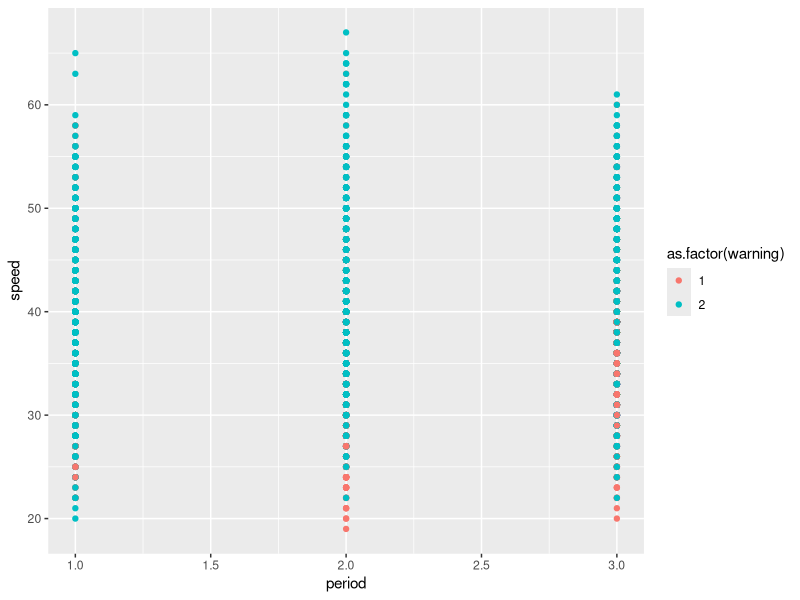
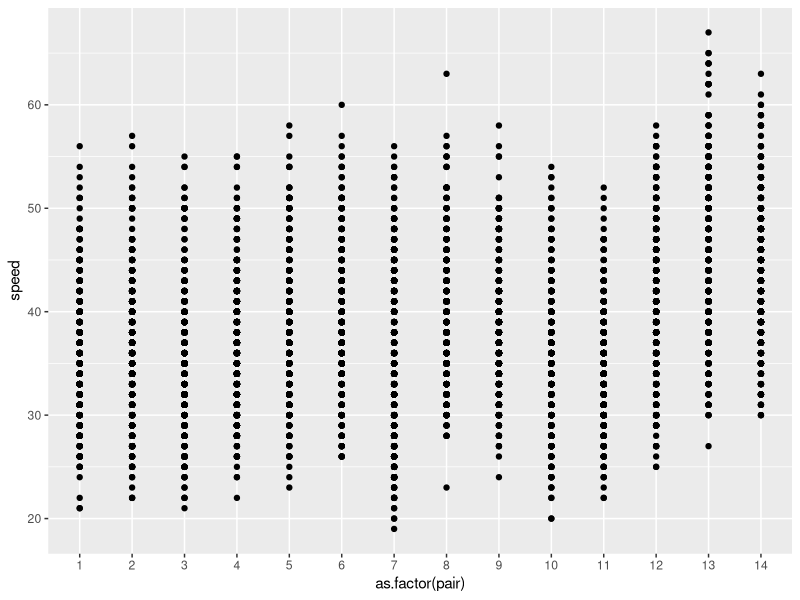
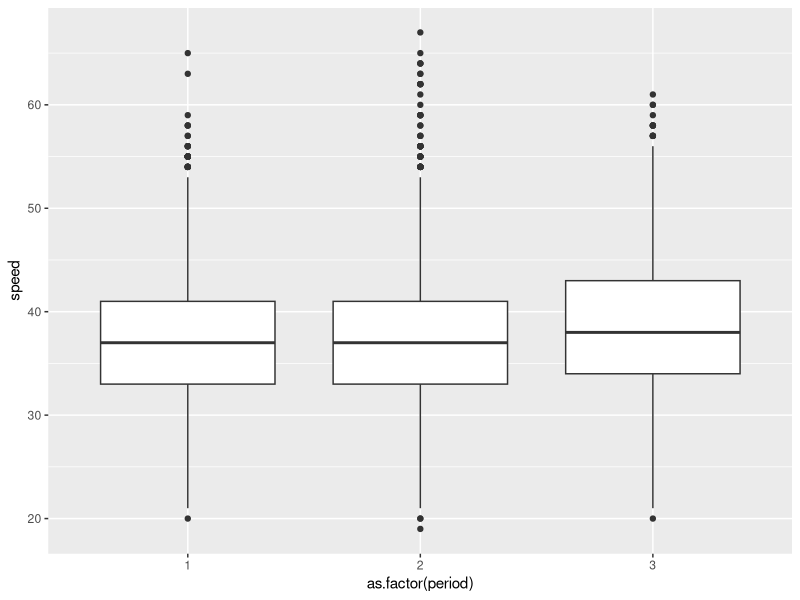
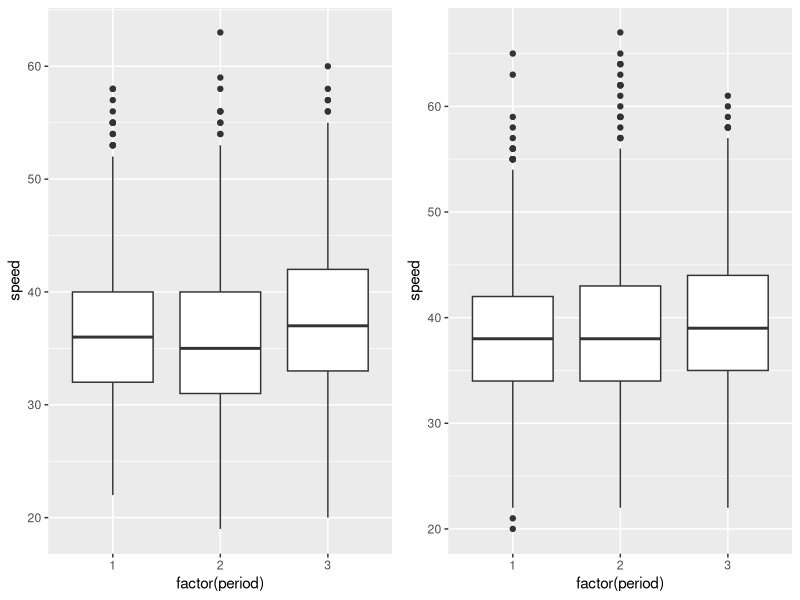
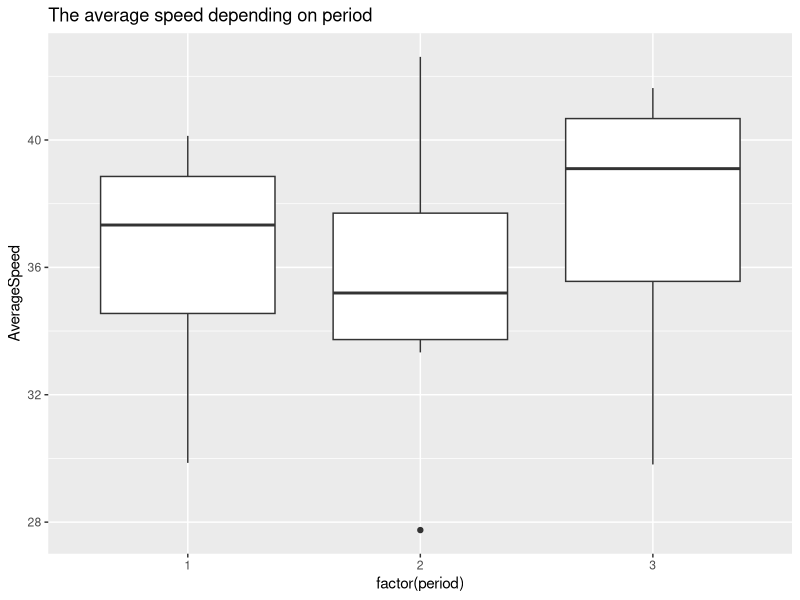

R code for these plots, in order: (Note: this script raises an error after producing the figures.)
### Stats with R Exercise sheet 7

##########################
#Week 8: ANOVA
##########################

## This exercise sheet contains the exercises that you will need to complete and 
## submit by 23:55 on Monday, December 16. Write the code below the questions. 
## If you need to provide a written answer, comment this out using a hashtag (#). 
## Submit your homework via moodle.
## You are required to work together in groups of three students, but everybody 
## needs to submit the group version of the homework via moodle individually.
## You need to provide a serious attempt to each exercise in order to have
## the assignment graded as complete. 

## Please write below your (and your teammates) name, matriculation number. 
## Name 1:                       AMOUH Tete Modeste Romeo
## Matriculation number1:        2550480

## Name 2:                       Md Jonybul Islam (2577852)
## Matriculation number2:        2577852

## Name 3:                       Sonja Marie Jeanne Persch
## Matriculation number3:        2551023

## Change the name of the file by adding your matriculation numbers
## (exercise0N_firstID_secondID_thirdID.R)

###########################################################################################



#######################
### Exercise 1: Preparation
#######################

library(boot)
library(ggplot2)
library(reshape)

# This time we will be working with the "amis" data frame (package 'boot') that has 
# 8437 rows and 4 columns.

# In a study into the effect that warning signs have on speeding patterns, 
# Cambridgeshire County Council considered 14 pairs of locations. The locations were 
# paired to account for factors such as traffic, volume and type of road. One site in 
# each pair had a sign erected warning of the dangers of speeding and asking drivers 
# to slow down. No action was taken at the second site. Three sets of measurements 
# were taken at each site. 
# Each set of measurements was nominally of the speeds of 100 cars but not all sites 
# have exactly 100 measurements. These speed measurements were taken before the 
# erection of the sign, shortly after the erection of the sign, and again after 
# the sign had been in place for some time.

# a) For the further reference please use ?amis. 
# It may take some time to understand the dataset. 

?amis

# b) Load the dataset, store it into a variable called "data", and briefly inspect it. 
# Feel free to make some plots and calculate some statistics in order to understand 
# the data.
head(amis)
str(amis)
summary(amis)
ggplot(amis, aes(x=period,y=speed, col=as.factor(warning))) + geom_point()
ggplot(amis, aes(x=as.factor(pair),y=speed)) + geom_point()
ggplot(amis, aes(x=as.factor(period),y=speed)) + geom_boxplot()


# c) All our columns have numeric type. Convert the categorial columns to factors.
amis$warning<-as.factor(amis$warning)
amis$period<-as.factor(amis$period)
amis$pair<-as.factor(amis$pair)

# d) Plot boxplots for the distribution of `speed` for each of the `period` values 
# (before, immediately after and after some time). Build 2 plots (each containing 3 
# boxplots) side by side depending on the `warning` variable.
# (For all plots here and below please use ggplot)

install.packages("gridExtra")
library(gridExtra)
plot1_data<-subset(amis, warning==1)
plot2_data<-subset(amis, warning==2)
summary(plot1_data)
summary(plot2_data)
boxplot1<-ggplot(plot1_data, aes(x=factor(period),y=speed)) + geom_boxplot()
boxplot2<-ggplot(plot2_data, aes(x=factor(period),y=speed)) + geom_boxplot()
grid.arrange(boxplot1, boxplot2, ncol=2)

# e) What can you conclude looking at the plots? What can you say about people's 
# behaviour in different periods: before, immediately after and after some time?
# Boxplot1
# Immediately after the warning sign there is a reduction in the vehicle speed. 
# However  this  increases when recorded after some period of time (at period 3)
# Boxplot2
# in the absence of warning signs at the 3 periods we don't have much difference between the speeds  

# f) What are your ideas about why the data with warning==2 (sites where no sign was 
# erected) was collected?
# The data recorded when there are no warning signs placed helps to understand the natural behavior and compare it against 
# that of the driver when the warnings are placed

#######################
### Exercise 2: 1-way ANOVA
#######################

# a) First let's create a new data frame which will be used for all exercise 2.
# For the 1-way ANOVA we will be working with a subset of `amis` using only the 
# data for sites where warning signs were erected, which corresponds to warning==1. 
# Therefore first subset your data to filter out warning==2 and then apply cast() 
# to average "speed" over each "pair" and "period". 
# Assign this new data frame to the variable casted_data.

amis_sub<-subset(amis, warning==1)
head(amis_sub)
casted_data<-cast(amis_sub, period + pair ~., fun.aggregate = 'mean', value = 'speed', na.rm = TRUE)
colnames(casted_data)[colnames(casted_data)=="(all)"] <- "AverageSpeed"
head(casted_data)
summary(casted_data)
# b) Build boxplots of the average speed depending on "period".
ggplot(data=casted_data, aes(x=factor(period), y=AverageSpeed)) + 
  geom_boxplot() + 
  labs(title="The average speed depending on period")

# c) Looking at the boxplots, is there a difference between the periods?
#Yes. the Average speeds recorded for period 3 is the highest, followed by that for Period 1 and then 2. 

# Now, let's check the ANOVA assumptions and whether they are violated or not 
# and why.

# d) Independence assumption
# (Figure out the best way to check this assumption and give a detailed justified 
# answer to whether it is violated or not.)

perm_data<-casted_data
perm_data<- perm_data[sample(1:nrow(perm_data)), ]
head(perm_data)
summary(aov(casted_data$AverageSpeed~casted_data$period))
summary(aov(perm_data$AverageSpeed~perm_data$period))
# The variance does not change for the permuted data. 
# This confirms the independence assumption

# e) Normality of residuals
# (Figure out the best way to check this assumption and give a detailed justified 
# answer to whether it is violated or not.)
mod <- lm(casted_data$AverageSpeed~casted_data$period)
re <- residuals(mod)
head(re)
model <- aov(casted_data$AverageSpeed~casted_data$period) 
res=model$residuals
head(res)
shapiro.test(res)

# output
#Shapiro-Wilk normality
#test
#data:  res
#W = 0.96239, p-value = 0.1798

# p value is large so the assumped hypothesis that the residual is normal cannot be rejected

# f) Homogeneity of variance of residuals
# (Figure out the best way to check this assumption and give a detailed justified 
# answer to whether it is violated or not.)

prd<-as.factor(casted_data$period)
leveneTest(casted_data$AverageSpeed~prd)

# output
#Levene's Test for Homogeneity of Variance (center = median)
#      Df F value Pr(>F)
#group  2  0.1772 0.8383
#      39
# Large value of p indicates Homogeneity of variance of residuals


# g) Now we are ready to perform 1-way ANOVA: please use the function aov() on the speed
# depending on the period,report p-value and interpret the result in details
help("aov")
anova<-aov(casted_data$AverageSpeed ~ casted_data$period)
summary(anova)
# p>0.05 (p=0.382) There is no significant relationship between The Average speed and period
# The F value is 0.986, The ratio of Variance between groups to the variance within groups is small

# h) Please do pairwise t-tests of the same variables as in g) using pairwise.t.test().
pairwise.t.test(casted_data$AverageSpeed,casted_data$period)


# i) Report the pairwise p-values and interpret the result in detail.
#output
#Pairwise comparisons using t tests with pooled SD 
#data:  casted_data$AverageSpeed and casted_data$period 
#1    2   
#2 0.81 -   
#  3 0.81 0.51
#P value adjustment method: holm
# None of the interactions between the 3 period groups are statistically significant
# since all values are greater than 0.05

# j) Try to use no adjustment for pairwise testing and then the Bonferroni correction.
# Does the result change?
pairwise.t.test(x=casted_data$AverageSpeed, g=casted_data$period, p.adjust.method = "none")
# Output
#1    2   
#2 0.59 -   
#  3 0.40 0.17
#P value adjustment method: none

pairwise.t.test(x=casted_data$AverageSpeed, g=casted_data$period, p.adjust.method = "bonferroni")
# Output
#1    2   
#2 1.00 -   
#  3 1.00 0.51
#P value adjustment method: bonferroni
# Yes,There is an increase in the p values when bonferroni is used in comparison to no adjustment

#######################
### Exercise 3: 2-way ANOVA
#######################
# a) Now we want to analyze the influence of 2 categorial variables 
# (period and warning) on the speed.
# So let's turn back to our initial dataset amis (not its subset with warning==1).
# First, we need to average the speed over each `pair`, `warning` and `period
# Cast your data again and assign the resuts to casted_data2.
casted_data2<-cast(amis, pair+period+warning ~., fun.aggregate = mean, value = "speed", na.rm = TRUE)
colnames(casted_data2)[colnames(casted_data2)=="(all)"] <- "AverageSpeed"
head(casted_data2)
# b) Calculate the mean for each of the 6 possible pairs of `period` and `warning`.
mea<-aggregate(AverageSpeed ~ period + warning, casted_data2, mean)
mea

# c) Do you think there is a significant difference between some of the groups?
var(mea[,3])
# The average speeds have a variance of 2.367826.

# d) Now apply the 2-way ANOVA: please use the function aov() on the speed depending 
# on the period and warning.
# Report the p-value and interpret the result in detail.
anova_2<-summary(aov(casted_data2$AverageSpeed~casted_data2$period*casted_data2$warning,casted_data2))
anova_2

# The p values between speed and warning = 0.00488 with F value = 8.396. The ratio of Variance between groups to the variance within groups is sufficiently large and the p value impleis statistical significance in their relationship
# The p values between speed and period = 0.33507 imply that the interactions between these two entities are statistically insignificant though the F value > 1
# The p values between perid and warning =  0.69975 imply that the interactions between these two entities are statistically insignificant

# e) What do you conclude about the behaviour of drivers based on the 2-way ANOVA?
# There is no significant interaction between Period~Speed, Period and warning
# The speed however, is affected by the presence/absence of warnings (statistically significant)
